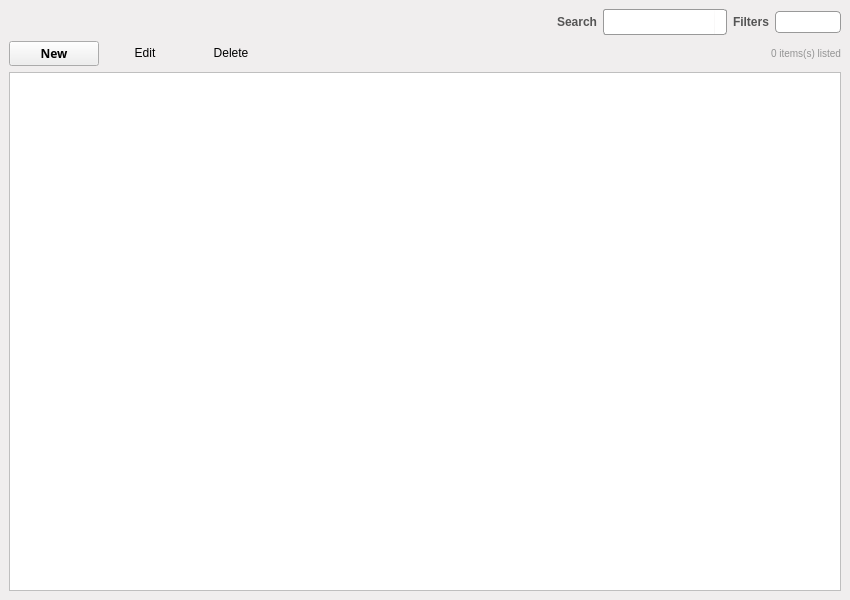
<?xml version="1.0" encoding="UTF-8"?>
<ui version="4.0">
 <class>MainWindow</class>
 <widget class="QMainWindow" name="MainWindow">
  <property name="geometry">
   <rect>
    <x>0</x>
    <y>0</y>
    <width>850</width>
    <height>600</height>
   </rect>
  </property>
  <property name="windowTitle">
   <string>MainWindow</string>
  </property>
  <property name="styleSheet">
   <string notr="true">QMainWindow{
background-color:#F0EEEE ;

border-top-left-radius: 6px 6px;
border-top-right-radius: 6px 6px;
border-bottom-right-radius: 6px 6px;
border-bottom-left-radius: 6px 6px;

}</string>
  </property>
  <widget class="QWidget" name="centralwidget">
   <layout class="QVBoxLayout" name="verticalLayout">
    <item>
     <layout class="QHBoxLayout" name="horizontalLayout_2">
      <item>
       <widget class="QLabel" name="lbTitle">
        <property name="sizePolicy">
         <sizepolicy hsizetype="Expanding" vsizetype="Minimum">
          <horstretch>0</horstretch>
          <verstretch>0</verstretch>
         </sizepolicy>
        </property>
        <property name="minimumSize">
         <size>
          <width>42</width>
          <height>0</height>
         </size>
        </property>
        <property name="styleSheet">
         <string notr="true">QLabel {
color: #252424;
font: bold 16px;
font-family: Ubuntu, Helvetica, sans-serif;
}</string>
        </property>
        <property name="text">
         <string>&lt;List name&gt;</string>
        </property>
       </widget>
      </item>
      <item>
       <spacer name="horizontalSpacer">
        <property name="orientation">
         <enum>Qt::Horizontal</enum>
        </property>
        <property name="sizeHint" stdset="0">
         <size>
          <width>40</width>
          <height>20</height>
         </size>
        </property>
       </spacer>
      </item>
      <item>
       <layout class="QHBoxLayout" name="horizontalLayout">
        <item>
         <widget class="QLabel" name="label_2">
          <property name="styleSheet">
           <string notr="true">QLabel{
color:rgb(85, 85, 85);
font:bold;
font-family: Ubuntu, Helvetica, sans-serif;
}</string>
          </property>
          <property name="text">
           <string>Search</string>
          </property>
         </widget>
        </item>
        <item>
         <layout class="QHBoxLayout" name="horizontalLayout_5">
          <property name="spacing">
           <number>0</number>
          </property>
          <property name="sizeConstraint">
           <enum>QLayout::SetDefaultConstraint</enum>
          </property>
          <item>
           <widget class="QLineEdit" name="leSearch">
            <property name="sizePolicy">
             <sizepolicy hsizetype="Expanding" vsizetype="Fixed">
              <horstretch>0</horstretch>
              <verstretch>0</verstretch>
             </sizepolicy>
            </property>
            <property name="minimumSize">
             <size>
              <width>96</width>
              <height>0</height>
             </size>
            </property>
            <property name="styleSheet">
             <string notr="true">QLineEdit { 
border: 1px solid #999999; 
padding: 2px 2px 2px 2px;
min-width: 90px;
height: 20px;

border-top-left-radius: 3px ;
border-top-right-radius: 0px solid white;
border-bottom-right-radius: 0px ;
border-bottom-left-radius: 3px;

}</string>
            </property>
           </widget>
          </item>
          <item>
           <widget class="QLabel" name="lbLupita">
            <property name="sizePolicy">
             <sizepolicy hsizetype="Fixed" vsizetype="Preferred">
              <horstretch>0</horstretch>
              <verstretch>0</verstretch>
             </sizepolicy>
            </property>
            <property name="minimumSize">
             <size>
              <width>0</width>
              <height>26</height>
             </size>
            </property>
            <property name="maximumSize">
             <size>
              <width>30</width>
              <height>26</height>
             </size>
            </property>
            <property name="styleSheet">
             <string notr="true">QLabel { 
background: white;
border: 1px solid #999999; 
padding: 2px 2px 2px 2px;

height: 30px;
width:26px;

border-top-left-radius: 0px ;
border-top-right-radius: 3px;
border-bottom-right-radius: 3px;
border-bottom-left-radius: 0px;

border-left: 0px solid white;
}</string>
            </property>
            <property name="text">
             <string/>
            </property>
            <property name="pixmap">
             <pixmap resource="images_rc/images.qrc">:/newPrefix/find.png</pixmap>
            </property>
            <property name="scaledContents">
             <bool>true</bool>
            </property>
            <property name="alignment">
             <set>Qt::AlignCenter</set>
            </property>
           </widget>
          </item>
         </layout>
        </item>
        <item>
         <widget class="QLabel" name="label_5">
          <property name="styleSheet">
           <string notr="true">QLabel{
color:rgb(85, 85, 85);
font:bold;
font-family: Ubuntu, Helvetica, sans-serif;
}</string>
          </property>
          <property name="text">
           <string>Filters</string>
          </property>
         </widget>
        </item>
        <item>
         <widget class="QComboBox" name="cbFilters">
          <property name="styleSheet">
           <string notr="true">QComboBox {
border: 1px solid #999999; 
border-radius: 4px;
padding: 2px 2px 2px 2px;
min-width: 6em;
}

QComboBox::down-arrow {
image: url(:newPrefix/arrow_down.png);
height: 10px;
}
QComboBox:editable {
background: white;
border-radius: 0px;
}
QComboBox::drop-down { border-style: none}</string>
          </property>
         </widget>
        </item>
       </layout>
      </item>
     </layout>
    </item>
    <item>
     <layout class="QHBoxLayout" name="horizontalLayout_4">
      <item>
       <widget class="QPushButton" name="btNew">
        <property name="sizePolicy">
         <sizepolicy hsizetype="MinimumExpanding" vsizetype="Fixed">
          <horstretch>0</horstretch>
          <verstretch>0</verstretch>
         </sizepolicy>
        </property>
        <property name="maximumSize">
         <size>
          <width>90</width>
          <height>16777215</height>
         </size>
        </property>
        <property name="font">
         <font>
          <family>Ubuntu,Helvetica,sans-serif</family>
          <weight>75</weight>
          <bold>true</bold>
         </font>
        </property>
        <property name="cursor">
         <cursorShape>PointingHandCursor</cursorShape>
        </property>
        <property name="text">
         <string>New</string>
        </property>
       </widget>
      </item>
      <item>
       <widget class="QPushButton" name="btEdit">
        <property name="cursor">
         <cursorShape>PointingHandCursor</cursorShape>
        </property>
        <property name="text">
         <string>Edit</string>
        </property>
        <property name="flat">
         <bool>true</bool>
        </property>
       </widget>
      </item>
      <item>
       <widget class="QPushButton" name="btDelete">
        <property name="cursor">
         <cursorShape>PointingHandCursor</cursorShape>
        </property>
        <property name="text">
         <string>Delete</string>
        </property>
        <property name="flat">
         <bool>true</bool>
        </property>
       </widget>
      </item>
      <item>
       <spacer name="horizontalSpacer_2">
        <property name="orientation">
         <enum>Qt::Horizontal</enum>
        </property>
        <property name="sizeHint" stdset="0">
         <size>
          <width>40</width>
          <height>20</height>
         </size>
        </property>
       </spacer>
      </item>
      <item>
       <widget class="QLabel" name="lbItemsCount">
        <property name="sizePolicy">
         <sizepolicy hsizetype="Preferred" vsizetype="Preferred">
          <horstretch>0</horstretch>
          <verstretch>0</verstretch>
         </sizepolicy>
        </property>
        <property name="minimumSize">
         <size>
          <width>42</width>
          <height>0</height>
         </size>
        </property>
        <property name="styleSheet">
         <string notr="true">QLabel {
color: rgb(147, 147, 147);
font: 10px;
font-family: Ubuntu, Helvetica, sans-serif;
}</string>
        </property>
        <property name="text">
         <string>0 items(s) listed</string>
        </property>
       </widget>
      </item>
     </layout>
    </item>
    <item>
     <widget class="QTableWidget" name="twItems">
      <property name="font">
       <font>
        <family>Ubuntu,Helvetica,sans-serif</family>
       </font>
      </property>
      <property name="styleSheet">
       <string notr="true">QHeaderView::section {
border-radius: 3px;
padding: 2px 4px 2px 4px;

/* Fuente */
color: #3A3939;
text-align: left;
font-family: Ubuntu, Helvetica, sans-serif;

background-color:rgb(244, 244, 244);
/*qlineargradient(spread:reflect, x1:1, y1:1, x2:1, y2:0, stop:0 rgba(240, 240, 240, 255), stop:0.509174 rgba(250, 250, 250, 255), stop:0.963303 rgba(255, 255, 255, 255));*/
/* Bordes */
border-bottom: 1px solid #E3E3E3;
border-top: 1px solid #FFFFFF;
padding:6px;
border-top-left-radius: 0px;
}

QTableWidget{
font-family: Ubuntu, Helvetica, sans-serif;
/*font-size: 12px;*/
text-align: left;
border: 1px solid #BFBFBF;
}</string>
      </property>
      <property name="frameShape">
       <enum>QFrame::Box</enum>
      </property>
      <property name="lineWidth">
       <number>0</number>
      </property>
      <property name="editTriggers">
       <set>QAbstractItemView::AnyKeyPressed</set>
      </property>
      <property name="alternatingRowColors">
       <bool>true</bool>
      </property>
      <property name="selectionMode">
       <enum>QAbstractItemView::SingleSelection</enum>
      </property>
      <property name="selectionBehavior">
       <enum>QAbstractItemView::SelectRows</enum>
      </property>
      <property name="textElideMode">
       <enum>Qt::ElideLeft</enum>
      </property>
      <property name="verticalScrollMode">
       <enum>QAbstractItemView::ScrollPerItem</enum>
      </property>
      <property name="horizontalScrollMode">
       <enum>QAbstractItemView::ScrollPerItem</enum>
      </property>
      <property name="showGrid">
       <bool>true</bool>
      </property>
      <property name="gridStyle">
       <enum>Qt::NoPen</enum>
      </property>
      <property name="sortingEnabled">
       <bool>true</bool>
      </property>
      <property name="wordWrap">
       <bool>true</bool>
      </property>
      <property name="cornerButtonEnabled">
       <bool>false</bool>
      </property>
      <attribute name="horizontalHeaderVisible">
       <bool>true</bool>
      </attribute>
      <attribute name="horizontalHeaderHighlightSections">
       <bool>true</bool>
      </attribute>
      <attribute name="horizontalHeaderShowSortIndicator" stdset="0">
       <bool>true</bool>
      </attribute>
      <attribute name="horizontalHeaderStretchLastSection">
       <bool>true</bool>
      </attribute>
      <attribute name="verticalHeaderVisible">
       <bool>false</bool>
      </attribute>
      <attribute name="verticalHeaderCascadingSectionResizes">
       <bool>true</bool>
      </attribute>
      <attribute name="verticalHeaderDefaultSectionSize">
       <number>24</number>
      </attribute>
      <attribute name="verticalHeaderHighlightSections">
       <bool>false</bool>
      </attribute>
      <attribute name="verticalHeaderShowSortIndicator" stdset="0">
       <bool>false</bool>
      </attribute>
      <attribute name="verticalHeaderStretchLastSection">
       <bool>false</bool>
      </attribute>
     </widget>
    </item>
   </layout>
  </widget>
 </widget>
 <resources>
  <include location="images_rc/images.qrc"/>
 </resources>
 <connections/>
</ui>
